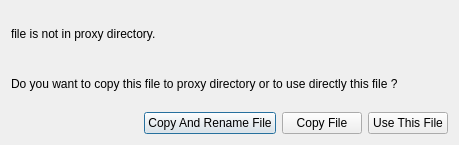
<?xml version="1.0" encoding="UTF-8"?>
<ui version="4.0">
 <class>Dialog</class>
 <widget class="QDialog" name="Dialog">
  <property name="geometry">
   <rect>
    <x>0</x>
    <y>0</y>
    <width>459</width>
    <height>145</height>
   </rect>
  </property>
  <property name="windowTitle">
   <string>Copy File ?</string>
  </property>
  <layout class="QVBoxLayout" name="verticalLayout_2">
   <item>
    <widget class="QLabel" name="labelFileNotInFolder">
     <property name="text">
      <string>file is not in proxy directory.</string>
     </property>
    </widget>
   </item>
   <item>
    <widget class="QLabel" name="label">
     <property name="text">
      <string>&lt;html&gt;&lt;head/&gt;&lt;body&gt;&lt;p&gt;Do you want to copy this file to proxy directory or to use directly this file ?&lt;/p&gt;&lt;/body&gt;&lt;/html&gt;</string>
     </property>
    </widget>
   </item>
   <item>
    <layout class="QHBoxLayout" name="horizontalLayout">
     <item>
      <spacer name="horizontalSpacer">
       <property name="orientation">
        <enum>Qt::Horizontal</enum>
       </property>
       <property name="sizeHint" stdset="0">
        <size>
         <width>40</width>
         <height>20</height>
        </size>
       </property>
      </spacer>
     </item>
     <item>
      <widget class="QPushButton" name="pushButtonCopyRename">
       <property name="toolTip">
        <string>Copy file and rename it with session name</string>
       </property>
       <property name="text">
        <string>Copy And Rename File</string>
       </property>
       <property name="icon">
        <iconset theme="edit-copy"/>
       </property>
      </widget>
     </item>
     <item>
      <widget class="QPushButton" name="pushButtonCopy">
       <property name="text">
        <string>Copy File</string>
       </property>
       <property name="icon">
        <iconset theme="edit-copy">
         <normaloff>.</normaloff>.</iconset>
       </property>
      </widget>
     </item>
     <item>
      <widget class="QPushButton" name="pushButtonUseThisFile">
       <property name="text">
        <string>Use This File</string>
       </property>
       <property name="icon">
        <iconset theme="dialog-cancel">
         <normaloff>.</normaloff>.</iconset>
       </property>
      </widget>
     </item>
    </layout>
   </item>
  </layout>
 </widget>
 <resources/>
 <connections>
  <connection>
   <sender>pushButtonCopy</sender>
   <signal>clicked()</signal>
   <receiver>Dialog</receiver>
   <slot>accept()</slot>
   <hints>
    <hint type="sourcelabel">
     <x>288</x>
     <y>118</y>
    </hint>
    <hint type="destinationlabel">
     <x>229</x>
     <y>72</y>
    </hint>
   </hints>
  </connection>
  <connection>
   <sender>pushButtonUseThisFile</sender>
   <signal>clicked()</signal>
   <receiver>Dialog</receiver>
   <slot>reject()</slot>
   <hints>
    <hint type="sourcelabel">
     <x>395</x>
     <y>118</y>
    </hint>
    <hint type="destinationlabel">
     <x>229</x>
     <y>72</y>
    </hint>
   </hints>
  </connection>
 </connections>
</ui>
